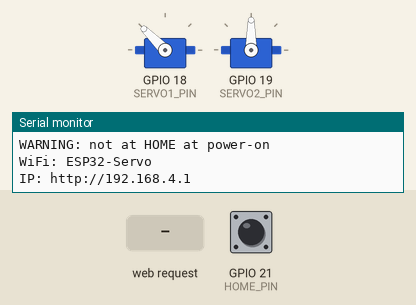
The sketch below on a simulated ESP32. On the bench: 2 × servo, the last lines printed to the serial monitor. Inputs (shaded band) come from the test bench; at power-on: GPIO 21 (HOME_PIN) HIGH.

Above: at 1.2 s.
1.3 s: HTTP request GET /sort?type=kole received
At 1.46 s:
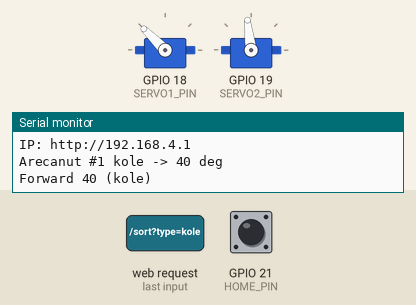
2.8 s: HTTP request GET /sort?type=bette received
At 3.3 s:
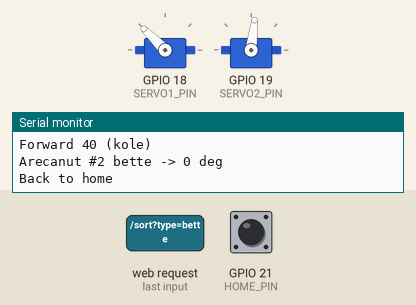
Timing chart, 0 to 5.8 s (numbered marks = the images above; inputs shaded):
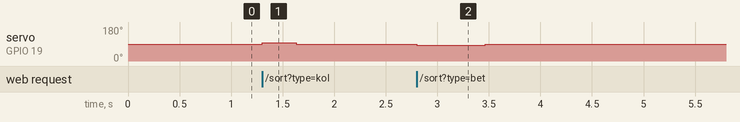

The sketch:

areca_sorter.ino
```cpp
#include <WiFi.h>
#include <WebServer.h>
#include <ESP32Servo.h>

// ---------- WIFI (only used to receive ML detections) ----------
const char* AP_SSID = "ESP32-Servo";
const char* AP_PASS = "12345678";      // min 8 characters

// ---------- SERVO 1 (pin 18) ----------
const int SERVO1_PIN = 18;             // always 100% forward
const int SERVO1_STOP_US  = 1500;
const int SERVO1_RANGE_US = 500;
int TRIM1 = 0;

// ---------- SERVO 2 (pin 19) + HOME SENSOR (pin 21) ----------
// Sorting arm: waits at HOME and turns only when an arecanut is received over WiFi
//   http://192.168.4.1/sort?type=kole&n=5   (sent by receiver.py)
//   bette / pure ->   0 deg (HOME)
//   kole         -> +40 deg
//   gottu        -> -40 deg
// It stays at that position until the next arecanut is received.
const int SERVO2_PIN = 19;
const int HOME_PIN   = 21;             // switch/sensor to GND, LOW at initial position

const int STOP_US  = 1500;             // pulse that stops the servo (adjust if it creeps)
const int SPEED_US = 80;               // offset from stop: 80 -> 1580/1420 us
const float DEG_PER_SEC = 120.0;       // calibrated value
const float MOVE_ANGLE = 40.0;
const int DIR_SIGN = 1;                // change to -1 if forward/backward are reversed
const float RETURN_TIMEOUT_FACTOR = 2.0;  // safety: give up after 2x the normal move time

// ---------- DEFAULT BEHAVIOUR AT POWER-ON (no WiFi needed) ----------
const bool DEFAULT_STEPPER_RUN  = true;
const int  DEFAULT_STEPPER_DIR  = 0;   // 0 = CW, 1 = CCW

// How long a detection action is held before returning to defaults
const unsigned long DETECT_HOLD_MS = 3000;

// ---------- STEPPER (TB6600) ----------
const int STEP_PUL_PIN = 26;
const int STEP_DIR_PIN = 27;

const unsigned long STEPPER_ON_MS  = 1000;     // run time
const unsigned long STEPPER_OFF_MS = 1000;     // stop time
const unsigned int  STEP_HALF_PERIOD_US = 500; // pulse high/low time (smaller = faster)

Servo servo1, servo2;
WebServer server(80);

// ---------- STATE ----------
bool stepRun = DEFAULT_STEPPER_RUN;
int  stepDirWanted = DEFAULT_STEPPER_DIR;
int  stepDirActual = -1;               // -1 forces DIR pin to be written first time

bool stepperPhaseOn = true;
unsigned long phaseStartMs = 0;
unsigned long lastPulseUs = 0;
bool pulseHigh = false;

int  lastClass = 0;                    // last detected class (0 = none yet)
unsigned long lastDetectTime = 0;
bool detectActive = false;

// Servo 2 sorting state
unsigned long moveMs;                  // time for one 40 deg move
enum SortPhase { SORT_IDLE, SORT_RETURNING, SORT_MOVING };
SortPhase sortPhase = SORT_IDLE;
int  curPos = 0;                       // -1 = -40 deg, 0 = HOME, +1 = +40 deg
int  targetPos = 0;
int  movingTo = 0;
unsigned long sortStart = 0;
int  lastSortN = 0;                    // number of the last arecanut received
String lastSortType = "none";

// ---------- SERVO 1 ----------
void startServo1() {
  servo1.writeMicroseconds(SERVO1_STOP_US + TRIM1 + SERVO1_RANGE_US);
}

// ---------- SERVO 2 SORTING ----------
bool atHome() { return digitalRead(HOME_PIN) == LOW; }

void drive2(int dir) {                 // +1 forward, -1 backward, 0 = stop
  servo2.writeMicroseconds(STOP_US + DIR_SIGN * dir * SPEED_US);
}

// Outward 40 deg is timed from HOME, the way back stops at the HOME sensor
// (timeout is only a safety). A command received during a move is done right after it.
void updateServo2() {
  unsigned long elapsed = millis() - sortStart;
  switch (sortPhase) {
    case SORT_IDLE:
      if (targetPos != curPos) {
        if (curPos != 0) {             // first back to HOME
          drive2(-curPos);
          sortPhase = SORT_RETURNING;
          Serial.println("Back to home");
        } else {                       // HOME -> +40 / -40
          movingTo = targetPos;
          drive2(movingTo);
          sortPhase = SORT_MOVING;
          Serial.println(movingTo > 0 ? "Forward 40 (kole)" : "Backward 40 (gottu)");
        }
        sortStart = millis();
      }
      break;
    case SORT_RETURNING:
      if (atHome() || elapsed >= (unsigned long)(moveMs * RETURN_TIMEOUT_FACTOR)) {
        if (!atHome()) Serial.println("Home not found (timeout)");
        drive2(0);
        curPos = 0;
        sortPhase = SORT_IDLE;
        if (targetPos == 0) Serial.println("At HOME 0 (bette)");
      }
      break;
    case SORT_MOVING:
      if (elapsed >= moveMs) {
        drive2(0);
        curPos = movingTo;
        sortPhase = SORT_IDLE;
      }
      break;
  }
}

// ---------- STEPPER FUNCTIONS ----------
void setupStepper() {
  pinMode(STEP_PUL_PIN, OUTPUT);
  pinMode(STEP_DIR_PIN, OUTPUT);
  digitalWrite(STEP_PUL_PIN, LOW);
  digitalWrite(STEP_DIR_PIN, LOW);
}

// Runs 1 s, stops 1 s, repeats forever (non-blocking)
void updateStepper() {
  // Stopped by a detection (class 3): keep pulse pin low
  if (!stepRun) {
    digitalWrite(STEP_PUL_PIN, LOW);
    pulseHigh = false;
    return;
  }

  // Direction change (only between pulses)
  if (stepDirWanted != stepDirActual && !pulseHigh) {
    stepDirActual = stepDirWanted;
    digitalWrite(STEP_DIR_PIN, stepDirActual);
    delayMicroseconds(20);
  }

  // Switch between ON and OFF phases
  unsigned long now = millis();
  unsigned long phaseLen = stepperPhaseOn ? STEPPER_ON_MS : STEPPER_OFF_MS;
  if (now - phaseStartMs >= phaseLen) {
    stepperPhaseOn = !stepperPhaseOn;
    phaseStartMs = now;
    digitalWrite(STEP_PUL_PIN, LOW);
    pulseHigh = false;
  }

  // Generate continuous pulses only during the ON phase
  if (!stepperPhaseOn) return;
  unsigned long nowUs = micros();
  if (nowUs - lastPulseUs >= STEP_HALF_PERIOD_US) {
    lastPulseUs = nowUs;
    pulseHigh = !pulseHigh;
    digitalWrite(STEP_PUL_PIN, pulseHigh);
  }
}

// ---------- DETECTION ACTIONS ----------
// Edit this function to decide what each detected object does.
// (Servo 2 is moved by /sort, so detections only control the stepper.)
void applyDetection(int cls) {
  switch (cls) {
    case 1:  // Object type 1
      stepDirWanted = 0;           // stepper CW
      stepRun = true;
      break;
    case 2:  // Object type 2
      stepDirWanted = 1;           // stepper CCW
      stepRun = true;
      break;
    case 3:  // Object type 3
      stepRun = false;             // stepper stop
      break;
    default:
      return;
  }
  lastClass = cls;
  lastDetectTime = millis();
  detectActive = true;
}

void restoreDefaults() {
  stepRun = DEFAULT_STEPPER_RUN;
  stepDirWanted = DEFAULT_STEPPER_DIR;
  detectActive = false;
}

// ---------- WIFI HANDLERS ----------
// Laptop calls: http://192.168.4.1/detect?class=1   (1, 2 or 3)
void handleDetect() {
  if (!server.hasArg("class")) {
    server.send(400, "text/plain", "missing class");
    return;
  }
  int cls = server.arg("class").toInt();
  if (cls < 1 || cls > 3) {
    server.send(400, "text/plain", "class must be 1-3");
    return;
  }
  applyDetection(cls);
  Serial.print("Detection received: class ");
  Serial.println(cls);
  server.send(200, "text/plain", "OK");
}

// receiver.py calls: http://192.168.4.1/sort?type=kole&n=5
//   type = bette | pure -> 0 deg, kole -> +40 deg, gottu -> -40 deg
void handleSort() {
  String t = server.hasArg("type") ? server.arg("type") : "";
  t.toLowerCase();
  int pos;
  if (t == "bette" || t == "pure")  pos = 0;
  else if (t == "kole")             pos = +1;
  else if (t == "gottu")            pos = -1;
  else {
    server.send(400, "text/plain", "type must be bette, pure, kole or gottu");
    return;
  }
  targetPos = pos;
  lastSortType = t;
  lastSortN = server.hasArg("n") ? server.arg("n").toInt() : lastSortN + 1;
  Serial.print("Arecanut #"); Serial.print(lastSortN); Serial.print(" "); Serial.print(t);
  Serial.print(" -> "); Serial.print(pos * 40); Serial.println(" deg");
  server.send(200, "text/plain", "OK " + t + " " + String(pos * 40));
}

void handleStatus() {
  String s = "last_class=" + String(lastClass) +
             " servo2=" + String(curPos * 40) + "deg last=#" + String(lastSortN) + ":" + lastSortType +
             " home=" + String(atHome() ? "yes" : "no") +
             " stepper=" + String(stepRun ? "run" : "stop") +
             " dir=" + String(stepDirWanted ? "CCW" : "CW");
  server.send(200, "text/plain", s);
}

void setup() {
  Serial.begin(115200);
  pinMode(HOME_PIN, INPUT_PULLUP);

  // ---- Motors start FIRST, independent of WiFi ----
  ESP32PWM::allocateTimer(0);
  ESP32PWM::allocateTimer(1);
  servo1.setPeriodHertz(50);
  servo2.setPeriodHertz(50);
  servo1.attach(SERVO1_PIN, 500, 2500);
  servo2.attach(SERVO2_PIN, 500, 2500);
  startServo1();

  moveMs = (unsigned long)((MOVE_ANGLE / DEG_PER_SEC) * 1000.0);
  Serial.print("Time per 40 deg move (ms): "); Serial.println(moveMs);
  Serial.println(atHome() ? "Starting at HOME" : "WARNING: not at HOME at power-on");
  drive2(0);                       // servo 2 waits at HOME for the first arecanut

  setupStepper();
  phaseStartMs = millis();
  stepperPhaseOn = true;           // stepper starts running immediately

  // ---- WiFi (non-blocking AP; nothing waits for a client) ----
  WiFi.mode(WIFI_AP);
  WiFi.softAP(AP_SSID, AP_PASS);
  Serial.print("WiFi: "); Serial.println(AP_SSID);
  Serial.print("IP: http://"); Serial.println(WiFi.softAPIP());

  server.on("/detect", handleDetect);
  server.on("/sort", handleSort);
  server.on("/status", handleStatus);
  server.begin();
}

void loop() {
  server.handleClient();

  // Return to default behaviour if no new detection for a while
  if (detectActive && millis() - lastDetectTime > DETECT_HOLD_MS) {
    restoreDefaults();
  }

  updateServo2();
  updateStepper();
}
```

Measured:
- after the input at 1.3 s, servo on GPIO 19 (SERVO2_PIN): 90° → 97° at once, → 90° 0.33 s later
- after the input at 2.8 s, servo on GPIO 19 (SERVO2_PIN): 90° → 83° at once, → 90° 0.67 s later
